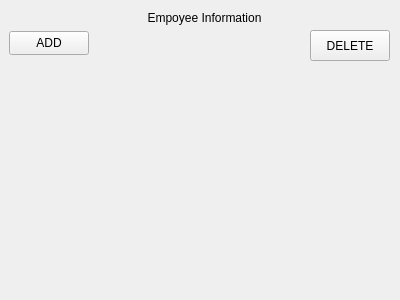
<?xml version="1.0" encoding="UTF-8"?>
<ui version="4.0">
 <class>Form</class>
 <widget class="QWidget" name="Form">
  <property name="geometry">
   <rect>
    <x>0</x>
    <y>0</y>
    <width>400</width>
    <height>300</height>
   </rect>
  </property>
  <property name="windowTitle">
   <string>Form</string>
  </property>
  <widget class="QLabel" name="label_emplyeeInformation">
   <property name="geometry">
    <rect>
     <x>140</x>
     <y>10</y>
     <width>129</width>
     <height>16</height>
    </rect>
   </property>
   <property name="text">
    <string>Empoyee Information</string>
   </property>
   <property name="alignment">
    <set>Qt::AlignCenter</set>
   </property>
  </widget>
  <widget class="QPushButton" name="pushButton_Add">
   <property name="geometry">
    <rect>
     <x>9</x>
     <y>31</y>
     <width>80</width>
     <height>24</height>
    </rect>
   </property>
   <property name="text">
    <string>ADD</string>
   </property>
  </widget>
  <widget class="QPushButton" name="pushButton_Delete">
   <property name="geometry">
    <rect>
     <x>310</x>
     <y>30</y>
     <width>80</width>
     <height>31</height>
    </rect>
   </property>
   <property name="text">
    <string>DELETE</string>
   </property>
  </widget>
 </widget>
 <resources/>
 <connections/>
</ui>
